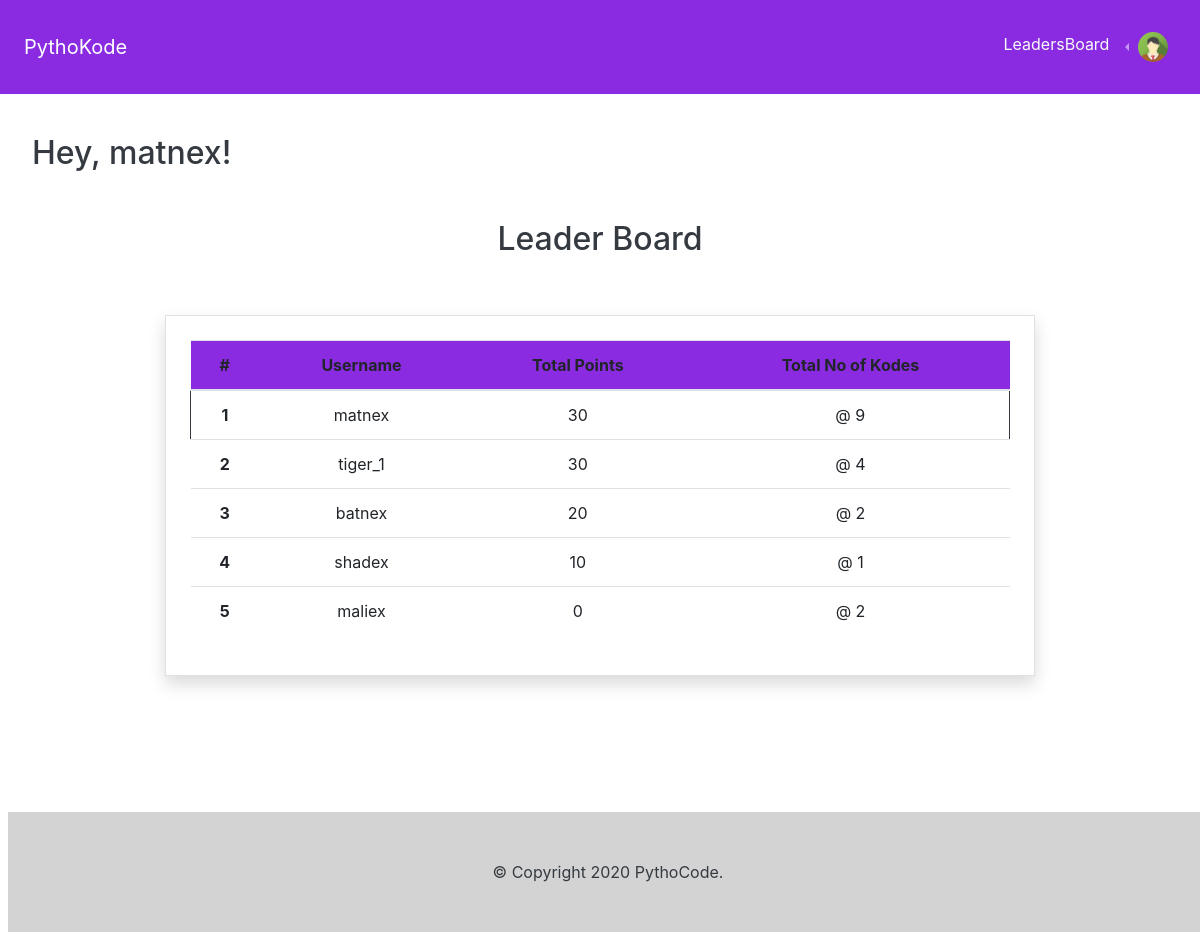
The app's page /code/leaderboard/ (signed in), older data.
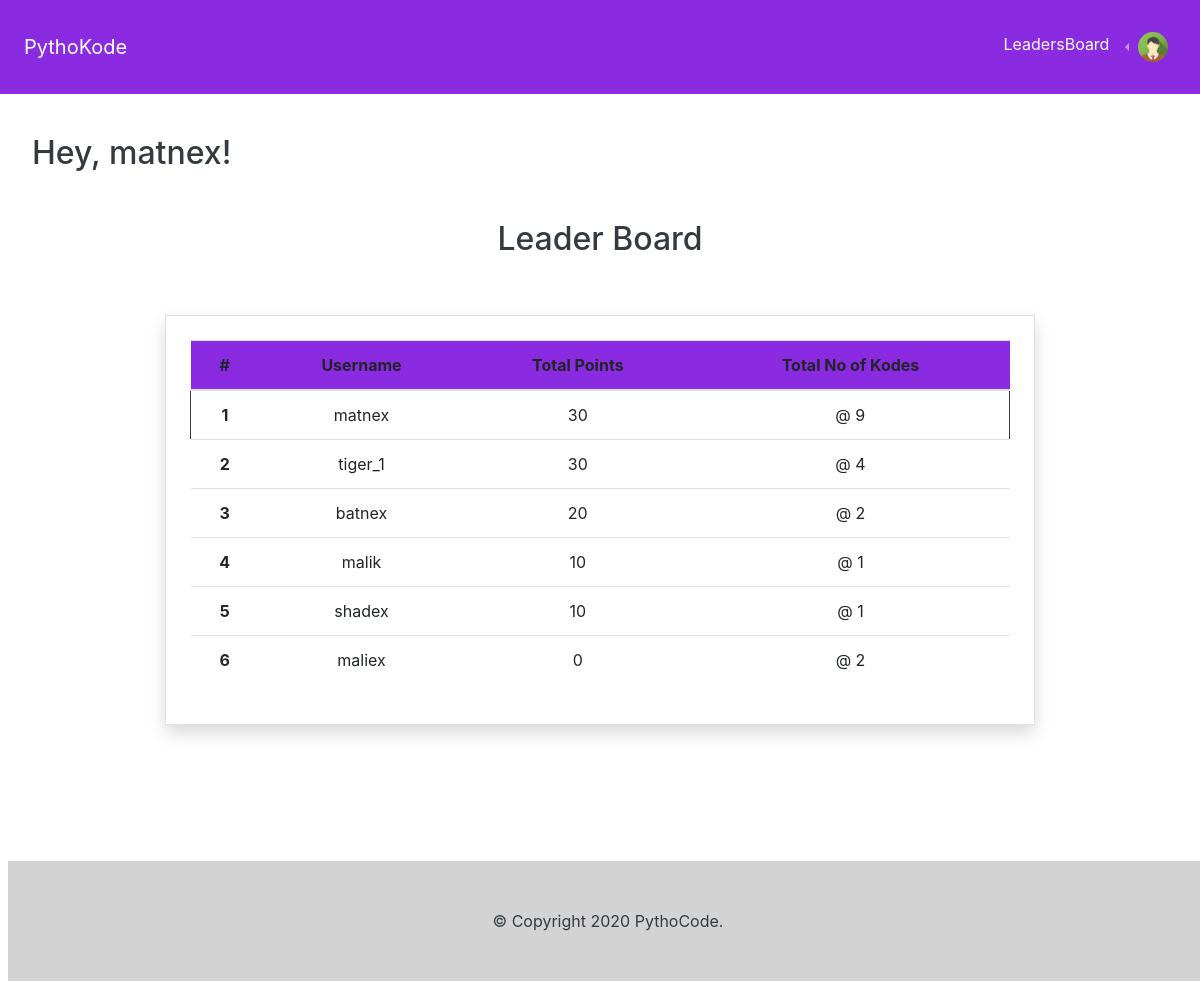
The same page, newer data.
### kode/models.py (models this page shows, shortened)
class CodeProfile(models.Model):
	user = models.ForeignKey(User, on_delete=models.CASCADE)
	code_body = models.TextField()
	code_inputs = models.TextField(default='None')
	code_outputs = models.TextField(default='None')
	code_points = models.IntegerField(default=0)
	date_posted = models.DateTimeField(auto_now=True)

### kode/views.py (the view)
@login_required(login_url='users:login')
def leaderboard(request):
	page = request.GET.get('page', 1)
	users = CodeProfile.objects.values('user__username').annotate(sum=Sum('code_points'), count=Count('code_body')).order_by('-sum')
	paginator = Paginator(users, 10)
	try:
		users = paginator.page(page)
	except PageNotAnInteger:
		users = paginator.page(1)
	except EmptyPage:
		users = paginator.page(paginator.num_pages)
	return render(request, 'kode/leaderboard.html', {'users':users,})

### templates/kode/leaderboard.html (shortened to what this page needs)
{% extends 'base.html' %}
{% load static %}
{% block content %}
	<h2 class="text-center text-dark mt-4">
		Leader Board
	</h2>
	<div class="container w-75 text-center pt-5 pb-3">
		<div class="container bg-white shadow border border-rounded p-4 mb-5">
			<table class="table">
				<thead style="background-color: blueviolet;">
					<tr>
						<th scope="col">#</th>
						<th scope="col">Username</th>
						<th scope="col">Total Points</th>
						<th scope="col">Total No of Kodes</th>
					</tr>
				</thead>
				<tbody>
				{% for u in users %}
							{% if user.username == u.user__username %}
								<tr class="bg-default border border-dark border-2">
									<th scope="row">{{forloop.counter}}</th>
									<td>{{u.user__username}}</td>
									<td>{{u.sum}}</td>
									<td>@ {{u.count}}</td>
								</tr>
							{% else %}
								<tr>
									<th scope="row">{{forloop.counter}}</th>
									<td>{{u.user__username}}</td>
									<td>{{u.sum}}</td>
									<td>@ {{u.count}}</td>
								</tr>
							{% endif %}
				{% endfor %}
				</tbody>
			</table>
		</div>
		<br>
	</div>
{% endblock %}

### templates/base.html (shortened to what this page needs)
<!DOCTYPE html>
{% load static %}
<html>
<head>
	<link rel="stylesheet" type="text/css" href="{% static 'src/bootstrap/css/bootstrap.min.css' %}">
	<link rel="stylesheet" type="text/css" href="{% static 'src/font/css/font-awesome.css' %}">
	<link rel="stylesheet" type="text/css" href="{% static 'src/asset/css/styles.css' %}">
</head>
<body>
<nav class="navbar navbar-expand-lg navbar-dark mb-3 p-4" style="background: blueviolet;">
  <a class="navbar-brand" href="{% url 'kode:home_default' %}">PythoKode</a>
  <div class="collapse navbar-collapse" id="nv">
    <ul class="navbar-nav ml-auto">
      <li class="nav-item">
        <a class="nav-link text-light" href="{% url 'kode:leaderboard' %}">LeadersBoard</a>
      </li>
      <li class="nav-item dropdown dropleft">
        <a class="nav-link dropdown-toggle" href="#" id="navbarDropdown" role="button" data-toggle="dropdown" aria-haspopup="true" aria-expanded="false">
          <img class="rounded rounded-circle border-0" src="{% static 'images/emoji2.png' %}" width="30" height="30">
        </a>
      </li>
    </ul>
  </div>
</nav>
<h2 class="text-dark m-2 p-4">
  Hey, {{ user.username }}!
</h2>
	{% block content %}
	{% endblock %}
	<div class="container-fluid m-2 mt-5 mb-0 text-dark text-center p-5" style="background: lightgrey;">
		&copy; Copyright 2020 PythoCode.
	</div>
</body>
</html>

Row changes from the older to the newer data that the page shows:
added CodeProfile: user__username "malik", sum "10", count "1"
